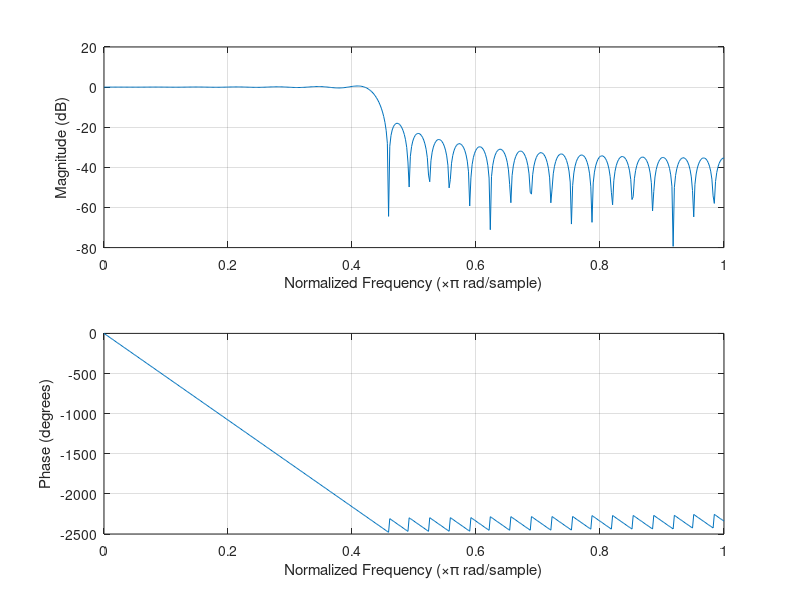

Here is the MATLAB script that generated this plot:
for k = 0:12
    hd1(k+1) = 1
end
hd1(14) = 0.9
for k = 14:30
    hd1(k+1) = 0
end
mp1 = length(hd1)
M = mp1 - 1;
N = 2*M + 1
Np1 = N + 1;
t1 = 0:M;
s = exp(-j*2*pi*M*t1/N); % Delay
hw = s.*hd1;
for k1 = 2:mp1
	k2 = N - k1 + 2;
	hw(k2) = conj(hw(k1));
end
b = real(ifft(hw));
figure(1)
freqz(b)
h = freqz(b)
hmag = abs(h)
